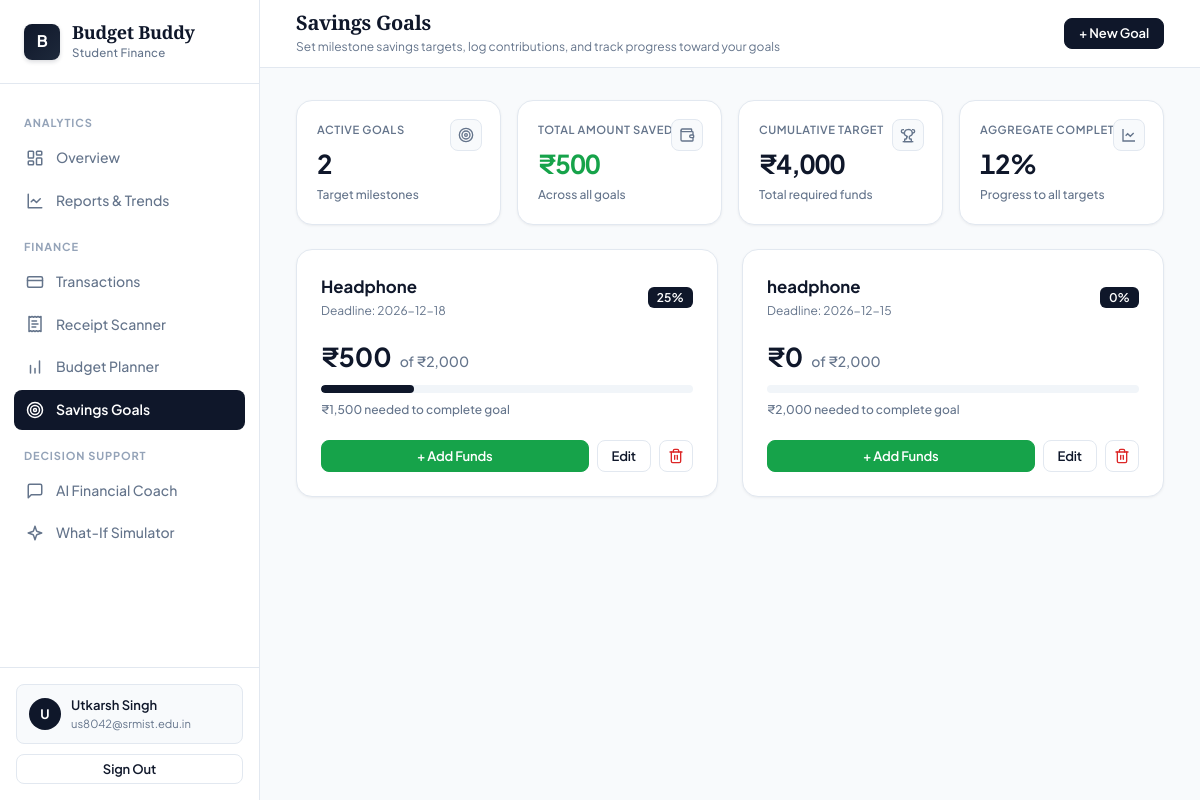
/goals (signed in), run on the app's committed database.
### tables this page shows
CREATE TABLE savings_goals (
        id TEXT PRIMARY KEY,
        user_id TEXT NOT NULL,
        name TEXT NOT NULL,
        target_amount REAL NOT NULL,
        saved_amount REAL DEFAULT 0,
        deadline TEXT,
        created_at TEXT
    );

### app/routes/goals.py (the view)
@goals_bp.route('/goals')
@login_required
def goals():
    user_id = session['user_id']
    all_goals = db.get_goals(user_id)
    return render_template('goals.html', goals=all_goals, today=str(date.today()))

### app/services/local_db.py (called while the page is built)
def get_db():
    conn = sqlite3.connect(DB_PATH)
    conn.row_factory = sqlite3.Row
    return conn

def local_get_goals(user_id: str):
    init_local_db()
    conn = get_db()
    cursor = conn.cursor()
    cursor.execute("SELECT * FROM savings_goals WHERE user_id = ?", (user_id,))
    rows = cursor.fetchall()
    conn.close()
    return [dict(r) for r in rows]

### app/services/supabase_service.py (called while the page is built, shortened)
def is_local_user(user_id: str) -> bool:
    if not user_id:
        return False
    try:
        from flask import session
        tok = session.get('access_token', '')
        if tok and tok.startswith('local-'):
            return True
        if session.get('user_id') == user_id and tok.startswith('local-'):
            return True
    except Exception:
        pass

def get_goals(user_id: str):
    if is_local_user(user_id):
        return local_db.local_get_goals(user_id)

### app/utils/helpers.py (called while the page is built)
def login_required(f):
    @wraps(f)
    def decorated(*args, **kwargs):
        if 'access_token' not in session or 'user_id' not in session:
            if request.is_json or request.path.startswith('/api/'):
                return jsonify({'error': 'Authentication required'}), 401
            return redirect(url_for('auth.login'))
        return f(*args, **kwargs)
    return decorated

### app/templates/goals.html (shortened to what this page needs)
{% extends "base.html" %}
{% block page_title %}Savings Goals{% endblock %}
{% block page_subtitle %}Set milestone savings targets, log contributions, and track progress toward your goals{% endblock %}
{% block topbar_actions %}
<button type="button" onclick="openModal('addGoalModal')" class="btn btn-primary btn-sm">+ New Goal</button>
{% endblock %}
{% block content %}
{% if goals %}
{% set total_target = namespace(v=0) %}
{% set total_saved_ns = namespace(v=0) %}
{% for g in goals %}
  {% set total_target.v = total_target.v + g.target_amount %}
  {% set total_saved_ns.v = total_saved_ns.v + g.saved_amount %}
{% endfor %}
<div class="stats-grid mb-24">
  <div class="stat-card">
    <div class="label">Active Goals</div>
    <div class="value">{{ goals | length }}</div>
    <div class="meta">Target milestones</div>
    <div class="icon-chip">
      <svg viewBox="0 0 24 24"><circle cx="12" cy="12" r="10"/><circle cx="12" cy="12" r="6"/><circle cx="12" cy="12" r="2"/></svg>
    </div>
  </div>
  <div class="stat-card">
    <div class="label">Total Amount Saved</div>
    <div class="value success">₹{{ "{:,.0f}".format(total_saved_ns.v) }}</div>
    <div class="meta">Across all goals</div>
    <div class="icon-chip">
      <svg viewBox="0 0 24 24"><path d="M19 7V4a1 1 0 0 0-1-1H5a2 2 0 0 0 0 4h15a1 1 0 0 1 1 1v4h-3a2 2 0 0 0 0 4h3a1 1 0 0 0 1-1v-2a1 1 0 0 0-1-1"/><path d="M3 5v14a2 2 0 0 0 2 2h15a1 1 0 0 0 1-1v-4"/></svg>
    </div>
  </div>
  <div class="stat-card">
    <div class="label">Cumulative Target</div>
    <div class="value">₹{{ "{:,.0f}".format(total_target.v) }}</div>
    <div class="meta">Total required funds</div>
    <div class="icon-chip">
    </div>
  </div>
  <div class="stat-card">
    <div class="label">Aggregate Completion</div>
    <div class="value {{ 'success' if total_saved_ns.v >= total_target.v else '' }}">
      {{ "{:.0f}".format((total_saved_ns.v / total_target.v * 100) if total_target.v else 0) }}%
    </div>
    <div class="meta">Progress to all targets</div>
    <div class="icon-chip">
      <svg viewBox="0 0 24 24"><path d="M3 3v18h18"/><path d="m19 9-5 5-4-4-3 3"/></svg>
    </div>
  </div>
</div>
{% endif %}
{% if goals %}
<div class="grid-2">
  {% for goal in goals %}
  {% set pct = [(goal.saved_amount / goal.target_amount * 100) if goal.target_amount else 0, 100] | min %}
  {% set remaining_amt = [goal.target_amount - goal.saved_amount, 0] | max %}
  <div class="card">
    <div class="d-flex justify-between align-center mb-16">
      <div>
        <div style="font-size: 1.05rem; font-weight: 700; color: var(--text);">{{ goal.name }}</div>
        {% if goal.deadline %}
        <div style="font-size: 0.75rem; color: var(--text-secondary); margin-top: 2px;">Deadline: {{ goal.deadline }}</div>
        {% endif %}
      </div>
      <span class="badge {{ 'badge-success' if pct >= 100 else 'badge-primary' }}">
        {{ 'Completed' if pct >= 100 else "{:.0f}".format(pct) + '%' }}
      </span>
    </div>
    <div class="d-flex align-center gap-8 mb-8" style="align-items: baseline;">
      <span style="font-size: 1.625rem; font-weight: 700; color: var(--primary);">₹{{ "{:,.0f}".format(goal.saved_amount) }}</span>
      <span style="font-size: 0.875rem; color: var(--text-secondary); font-weight: 500;">of ₹{{ "{:,.0f}".format(goal.target_amount) }}</span>
    </div>
    <div class="progress-bar-bg mb-8" style="height: 8px;">
      <div class="progress-bar-fill {{ 'success' if pct >= 100 else '' }}" style="width: {{ pct }}%;"></div>
    </div>
    <div style="font-size: 0.75rem; color: var(--text-secondary); font-weight: 500; margin-bottom: 20px;">
      {% if pct < 100 %}
        ₹{{ "{:,.0f}".format(remaining_amt) }} needed to complete goal
      {% else %}
        Goal reached successfully!
      {% endif %}
    </div>
    <div class="d-flex gap-8">
      <button type="button" onclick="openContributeModal('{{ goal.id }}', '{{ goal.name | e }}')" class="btn btn-success btn-sm" style="flex: 1;">
        + Add Funds
      </button>
      <button type="button"
              onclick="openEditGoalFromBtn(this)"
              data-id="{{ goal.id }}"
              data-name="{{ goal.name }}"
              data-target="{{ goal.target_amount }}"
              data-saved="{{ goal.saved_amount }}"
              data-deadline="{{ goal.deadline or '' }}"
              class="btn btn-outline btn-sm">
        Edit
      </button>
      <form method="POST" action="{{ url_for('goals.delete_goal', goal_id=goal.id) }}" onsubmit="return confirm('Delete this savings goal?');" style="display:inline;">
        <button type="submit" class="btn btn-outline btn-sm btn-icon" style="color: var(--danger);" title="Delete">
          <svg viewBox="0 0 24 24"><path d="M3 6h18"/><path d="M19 6v14c0 1-1 2-2 2H7c-1 0-2-1-2-2V6"/><path d="M8 6V4c0-1 1-2 2-2h4c1 0 2 1 2 2v2"/><line x1="10" x2="10" y1="11" y2="17"/><line x1="14" x2="14" y1="11" y2="17"/></svg>
        </button>
      </form>
    </div>
  </div>
  {% endfor %}
</div>
{% endif %}
{% endblock %}

### data on the page
savings_goals: name "Headphone", deadline "2026-12-18", value "25%", saved_amount "500", target_amount "2,000", {{ pct }} 25.0 (drawn), remaining_amt "1,500"
savings_goals: name "headphone", deadline "2026-12-15", value "0%", saved_amount "0", target_amount "2,000", remaining_amt "2,000"

### other printed values
{{ session.get('user_name', 'S')[0].upper() }} "U"
{{ session.get('user_name', 'College Student') }} "Utkarsh Singh"
{{ session.get('user_email', 'student@college.edu') }} "us8042@srmist.edu.in"
{{ goals | length }} "2"
{{ "{:,.0f}".format(total_saved_ns.v) }} "500"
{{ "{:,.0f}".format(total_target.v) }} "4,000"
